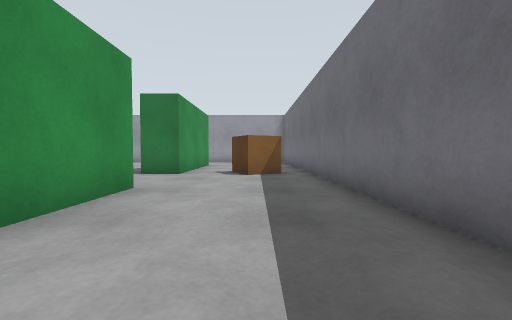
view 1 (above)

19 first-person views from a walk through a world built for the Gazebo simulator. The camera is 0.72 m above the floor, tilts 2° down and sees 90° across. The floor is counted in squares, 1 m on a side. Each view is taken from the middle of a square. On the plan, view 1 faces up. The plan holds only what a view shows up to about 9 squares ahead; the rest is blank. The place goes on beyond the plan.

view 2
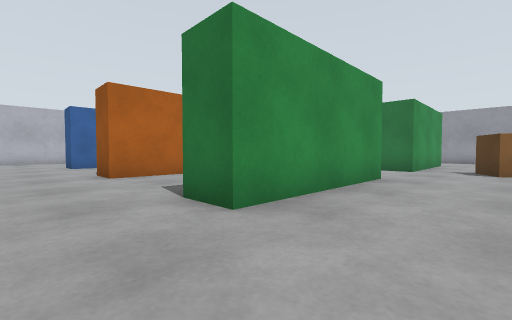

view 3
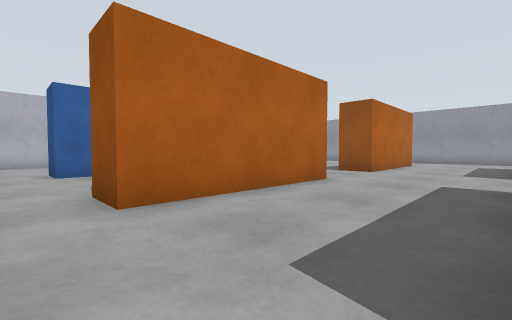

view 4
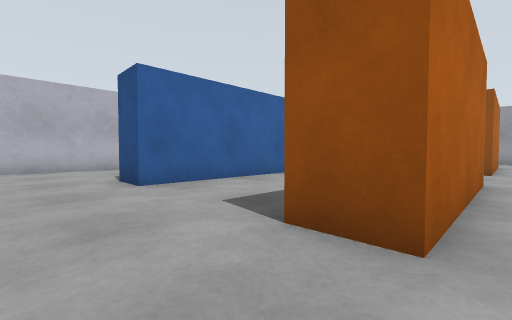

view 5
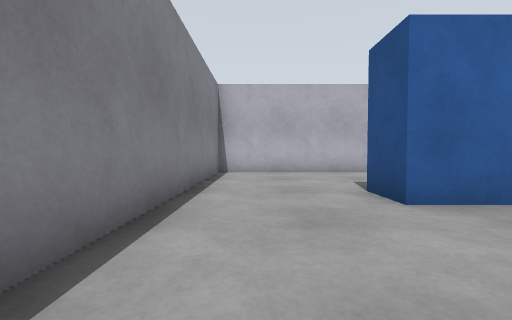

view 6
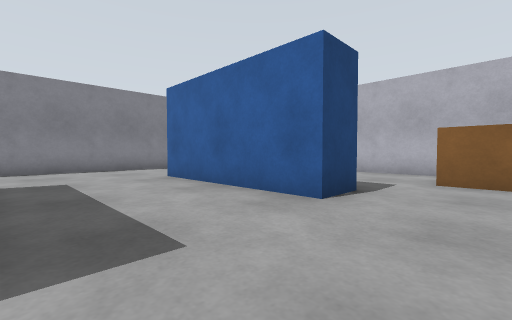

view 7
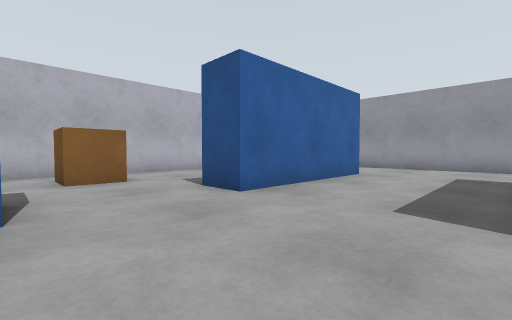

view 8
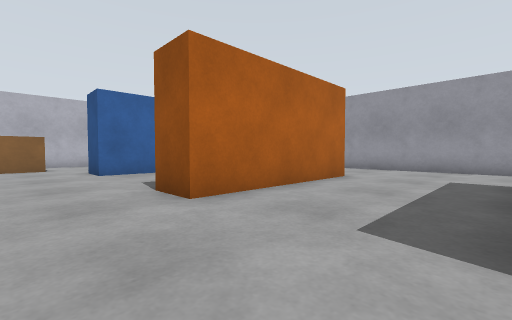

view 9
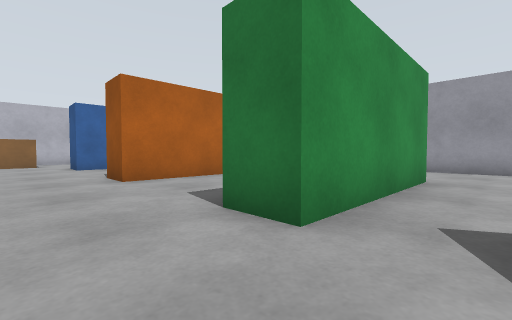

view 10
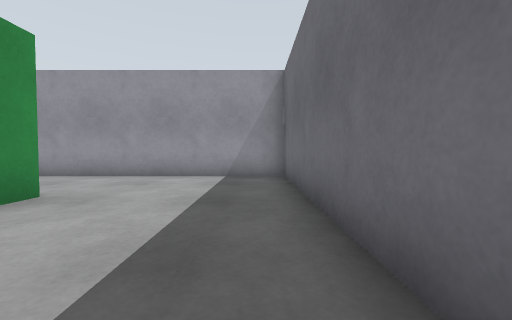

view 11
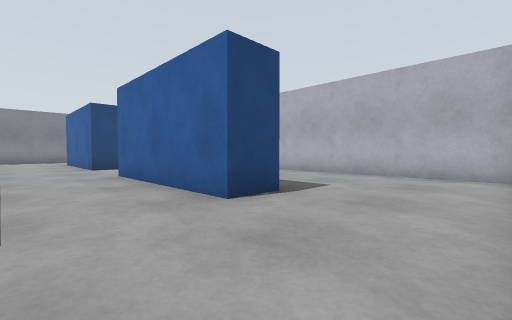

view 12
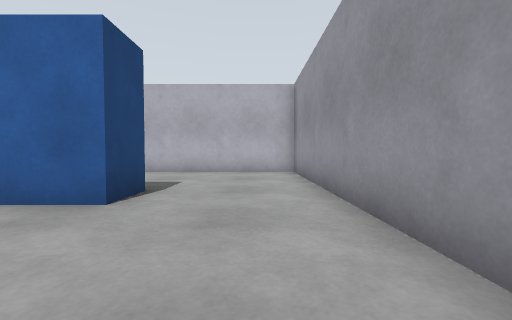

view 13
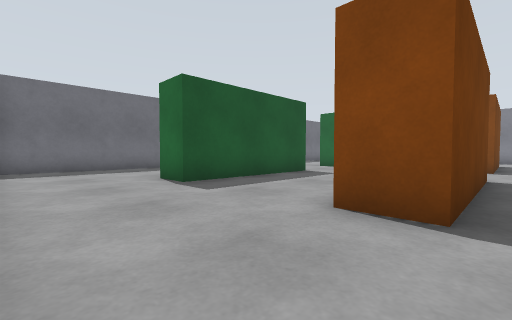

view 14
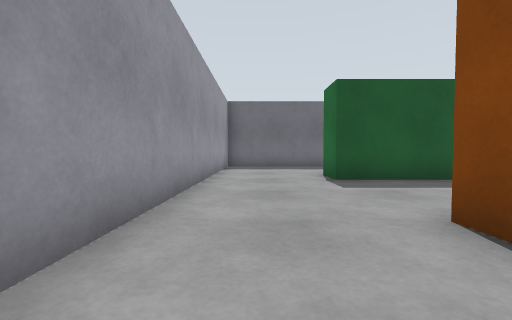

view 15
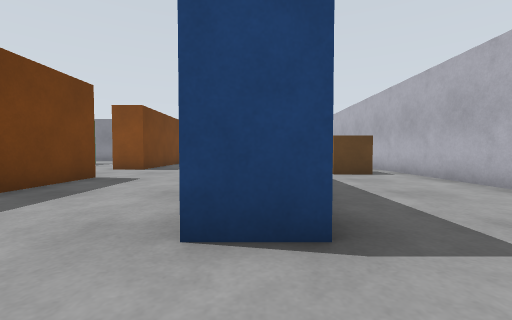

view 16
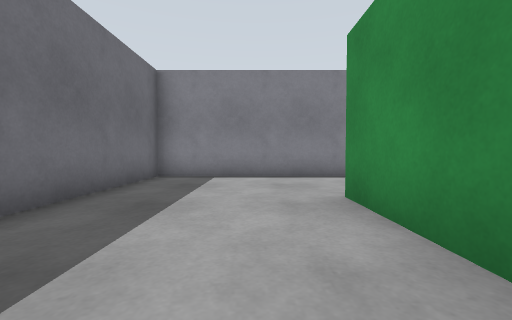

view 17
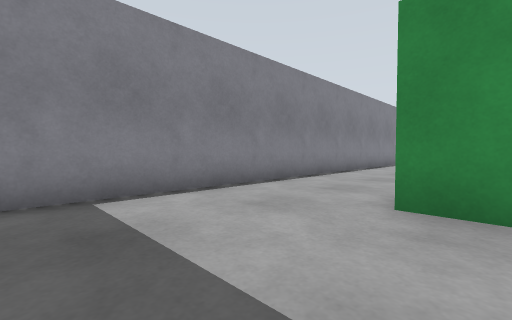

view 18
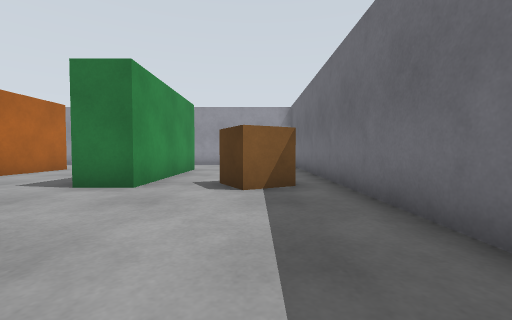

view 19
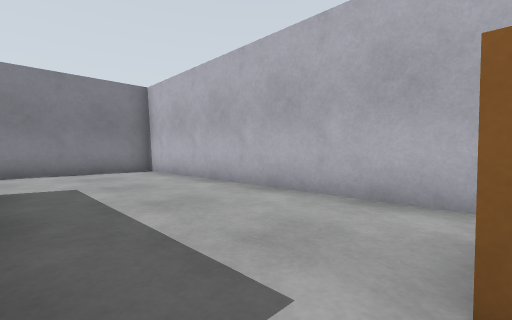

### Floor plan
Points are (right, up) in squares from view 1. A wall is a line through its corners. A room is listed if a view was taken in it or the views show most of it. See-through windows are left out.
Room 1 (views 1, 2, 3, 4, 5, 6, 7, 8, 9, 10, 11, 12, 13, 14, 15, 16, 17, 18, 19)
walls: (-8.6, 8) (-8.6, 13) (-7.4, 13) (-7.4, 8) (-8.6, 8); (-7.4, 5) (-7.4, 0) (-8.6, 0); (-8.6, 3.6) (-8.6, 5); (-3.6, 8.6) (-3.6, 13) (-2.4, 13) (-2.4, 8) (-3.6, 8); (-13.6, 5) (-12.4, 5) (-12.4, 0) (-13.6, 0); (-2.4, 5) (-2.4, 0) (-3.6, 0); (-13.6, 13) (-12.4, 13) (-12.4, 8) (-13.6, 8); (-7.5, -3.3) (1.8, -3.3) (1.8, 16.3) (-17.8, 16.3) (-17.8, -3.3) (-9, -3.3)
objects: pallet (-16, 6) to (-16, 7); pallet (-1, 8) to (1, 9)

Positions as (right, up) in squares from view 1, and headings:
1: (0, 0), facing up
2: (0, -2), facing up-left
3: (-4, -1), facing up-left
4: (-7, -2), facing up-left
5: (-9, -2), facing left
6: (-9, 7), facing down-left
7: (-9, 5), facing up-left
8: (-4, 6), facing up-left
9: (-1, 6), facing up-left
10: (1, 9), facing up
11: (-10, 16), facing down-left
12: (-9, 15), facing left
13: (-9, 16), facing down-right
14: (-10, 15), facing right
15: (-13, 15), facing down
16: (-1, 4), facing down
17: (1, 1), facing down-left
18: (0, 3), facing up
19: (-14, 6), facing down-left
